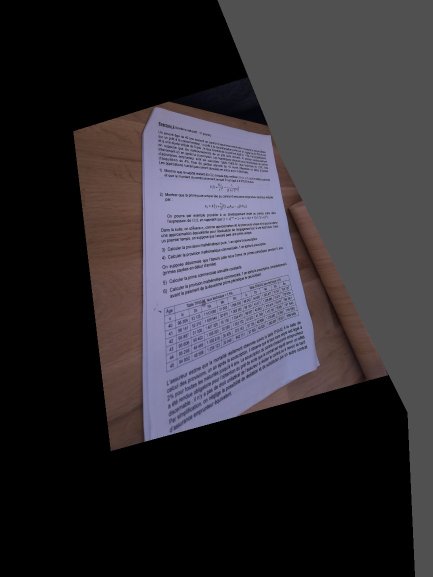
#> input picture autofocus_photo.jpg, 865 x 1153 px (shown at 1/2 size)
$ python -i page_detector.py   (imports and definitions only)
#> lines starting #> are read from the running program, lines starting #| are printed output that depends on the picture; after the words box and inside, x2 and y2 are one past the last pixel; in counts of white or black regions, pixels touching at a corner belong together
#> further down, picture is the input picture: shape (1153, 865, 3); mean B, G, R 53.1, 48, 51
import cv2
import numpy as np
import os
import math

PREVIEW_THRESHOLD = 0.45
AUTO_CAPTURE_THRESHOLD = 0.85
A4_WARP_THRESHOLD = 0.80

try:
    from ultralytics import YOLO
    ULTRALYTICS_AVAILABLE = True
except ImportError:
    ULTRALYTICS_AVAILABLE = False

class PageDetector:
    def __init__(self):
        self.yolo_model = None
        self.weights_path = os.path.join(
            os.path.dirname(__file__),
            "data", "weights", "page_detector", "best.pt"
        )
        self._load_custom_yolo()

    def _load_custom_yolo(self):
        if not ULTRALYTICS_AVAILABLE:
            print("PageDetector: ultralytics package not installed. Using OpenCV fallback.")
            return

        if os.path.exists(self.weights_path):
            try:
                self.yolo_model = YOLO(self.weights_path)
                print(f"PageDetector: Successfully loaded custom weights from {self.weights_path}")
            except Exception as e:
                print(f"PageDetector: Failed to load YOLO weights: {e}")
                self.yolo_model = None
        else:
            print("PageDetector: No custom page detector weights found. Using OpenCV fallback only.")

    def detect_page(self, image: np.ndarray, mode: str = "preview") -> dict:
        """
        Detects an A4 page and returns validation metadata.
        mode: "preview" (loose validation) or "strict" (conservative validation).
        """
#> called with mode = 'preview'
        if image is None:
            return self._build_empty_response("no_page_detected", "Image is None")

        h, w = image.shape[:2]
#> h = 1153; w = 865

        # 1. Try Custom YOLO Segmentation
        if self.yolo_model is not None:
            yolo_result = self._yolo_detect(image, w, h, mode)
            if yolo_result["page_detected"]:
                return yolo_result

        # 2. Fallback to OpenCV
        opencv_result = self._opencv_detect(image, w, h, mode)
        if opencv_result["page_detected"] or opencv_result["decision"] == "not_safe_to_warp":
            return opencv_result

        # 3. Explicit Failure
        return self._build_empty_response("no_page_detected", "Neither YOLO nor OpenCV found a valid page.")

    def _build_empty_response(self, decision: str, reason: str) -> dict:
        return {
            "page_detected": False,
            "confidence": 0.0,
            "method": "none",
            "corners": None,
            "mask_available": False,
            "a4_geometry_score": 0.0,
            "area_ratio": 0.0,
            "decision": decision,
            "reason": reason
        }

    # [29 lines left out: function _yolo_detect, not called in this run]

    def _opencv_detect(self, image: np.ndarray, w: int, h: int, mode: str) -> dict:
#> called with w = 865, h = 1153, mode = 'preview'
        orig_h, orig_w = h, w
#> orig_h = 1153; orig_w = 865
        ratio = orig_w / 640.0
#> ratio = 1.35
        new_h = int(orig_h / ratio)
#> new_h = 853
        resized = cv2.resize(image, (640, new_h))
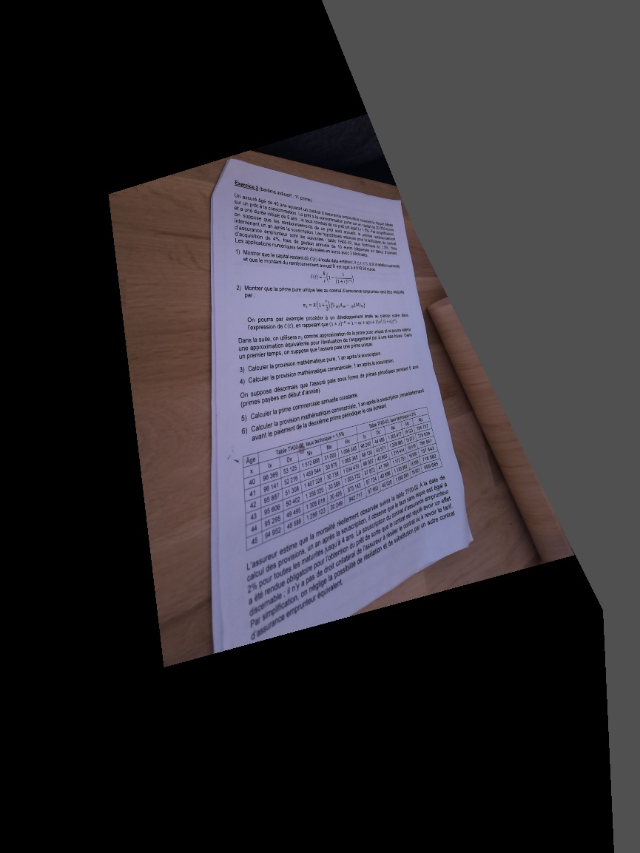
#> resized: shape (853, 640, 3); mean B, G, R 53.1, 47.9, 51

        gray = cv2.cvtColor(resized, cv2.COLOR_BGR2GRAY)
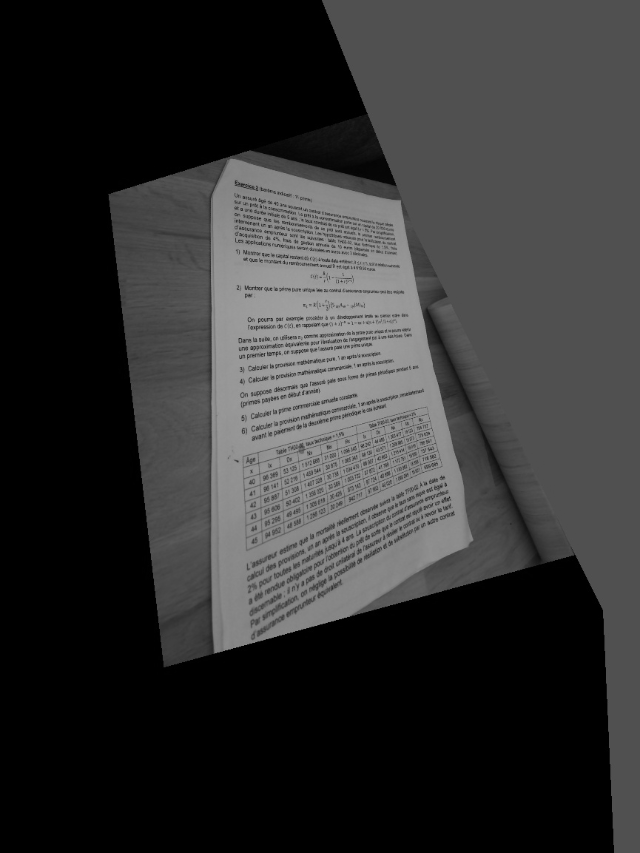
#> gray: shape (853, 640); min 0, max 165, mean 49.4
        blurred = cv2.GaussianBlur(gray, (7, 7), 0)

        median = np.median(blurred)
#> median = 56
        lower = int(max(0, 0.7 * median))
#> lower = 39
        upper = int(min(255, 1.3 * median))
#> upper = 72
        edged = cv2.Canny(blurred, lower, upper)
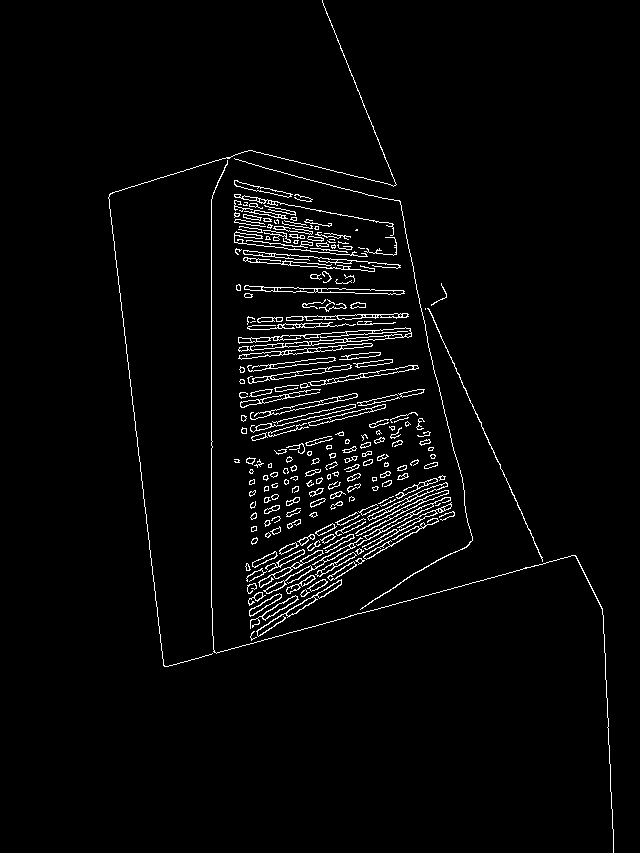
#> edged: shape (853, 640); 3% white in thin lines or dots, all inside (x1, y1, x2, y2) = (108, 0, 614, 853)

        kernel = cv2.getStructuringElement(cv2.MORPH_RECT, (5, 5))
        edged = cv2.morphologyEx(edged, cv2.MORPH_CLOSE, kernel)
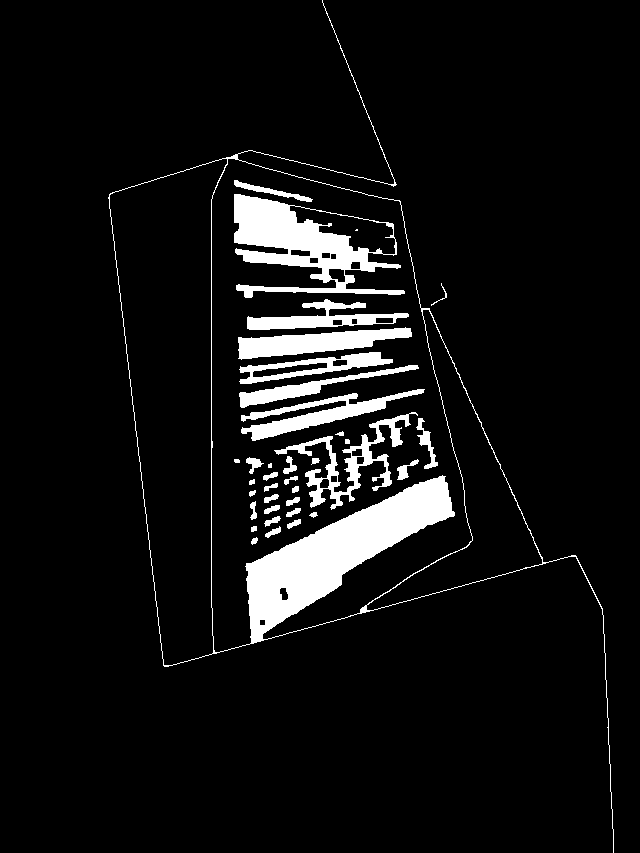
#> edged: shape (853, 640); 7.1% white; 37 white regions (2 under 20 px)

        last_fail_res = None
        contours, _ = cv2.findContours(edged, cv2.RETR_EXTERNAL, cv2.CHAIN_APPROX_SIMPLE)
#> contours = 2 contours, 1 with area under 20; largest, box (x1, y1, x2, y2) and area: (108, 0, 614, 853) 147940
        if not contours:
            return self._build_empty_response("no_page_detected", "OpenCV found no contours.")

        contours = sorted(contours, key=cv2.contourArea, reverse=True)
        for i, c in enumerate(contours[:5]):
            area = cv2.contourArea(c)
            threshold = 640 * new_h * 0.02
            print(f"Contour {i}: Area={area:.1f}, Threshold={threshold:.1f}")
            # Minimum area for OpenCV to even consider it (2% of resized frame)
            if area > threshold:
                hull = cv2.convexHull(c)
                peri = cv2.arcLength(hull, True)
                for eps in np.linspace(0.02, 0.1, 10):
                    approx = cv2.approxPolyDP(hull, eps * peri, True)
                    if len(approx) == 4:
                        pts = approx.reshape(4, 2)
                        rect = self._order_points(pts)
                        rect *= ratio

                        raw_conf = 0.85 # OpenCV gets a flat base confidence if it finds a good shape
                        res = self._validate_and_build_response(rect, w, h, raw_conf, mode, "opencv_fallback", mask_available=False)
                        if res["page_detected"]:
                            return res
                        last_fail_res = res
#> this loop made 2 passes
#> (threshold, peri) on pass 1: (10918.4, 2163.6)
#> threshold on pass 2: 10918.4
#| Contour 0: Area=147940.5, Threshold=10918.4
#| Contour 1: Area=12.0, Threshold=10918.4

        if last_fail_res:
            return last_fail_res
        return self._build_empty_response("no_page_detected", "OpenCV failed to find a valid 4-point polygon.")

    def _validate_and_build_response(self, corners: np.ndarray, w: int, h: int, raw_conf: float, mode: str, method: str, mask_available: bool) -> dict:
        """Applies strong geometric validation gates based on mode."""
        pts = np.array(corners, dtype=np.float32)

        # 1. Ensure exactly 4 corners
        if len(pts) != 4:
            return self._build_empty_response("no_page_detected", "Not exactly 4 corners.")

        # 2. Ensure contour is convex
        if not cv2.isContourConvex(pts.astype(np.int32)):
            return self._build_empty_response("no_page_detected", "Contour is not convex.")

        # 3. Calculate Geometry & Ratios
        w_top = np.linalg.norm(pts[0] - pts[1])
        w_bottom = np.linalg.norm(pts[3] - pts[2])
        h_left = np.linalg.norm(pts[0] - pts[3])
        h_right = np.linalg.norm(pts[1] - pts[2])

        max_w = max(w_top, w_bottom)
        max_h = max(h_left, h_right)

        if max_w == 0 or max_h == 0:
            return self._build_empty_response("no_page_detected", "Degenerate corners (zero width/height).")

        area = max_w * max_h
        frame_area = w * h
        area_ratio = float(area / frame_area)

        aspect = max_h / max_w
        aspect_diff = abs(aspect - 1.414)

        # Check if opposite sides are reasonably parallel
        w_ratio = min(w_top, w_bottom) / max(w_top, w_bottom)
        h_ratio = min(h_left, h_right) / max(h_left, h_right)

        # Calculate geometry score (1.0 is perfect)
        geom_score = 1.0 - (aspect_diff * 1.5) - ((1.0 - w_ratio) * 0.5) - ((1.0 - h_ratio) * 0.5)
        geom_score = max(0.0, min(1.0, float(geom_score)))

        # Adjust confidence based on geometry
        final_conf = raw_conf * geom_score

        # Strict mode validation
        if mode == "strict":
            if area_ratio < 0.15:
                return self._build_empty_response("not_safe_to_warp", f"Area ratio too small ({area_ratio:.2f} < 0.15).")
            if aspect_diff > 0.4:
                return self._build_empty_response("not_safe_to_warp", f"Aspect ratio too far from A4 ({aspect:.2f}).")
            if w_ratio < 0.7 or h_ratio < 0.7:
                return self._build_empty_response("not_safe_to_warp", "Perspective distortion too extreme.")
            if final_conf < A4_WARP_THRESHOLD:
                return self._build_empty_response("not_safe_to_warp", f"Confidence too low for strict warp ({final_conf:.2f} < {A4_WARP_THRESHOLD}).")

            decision = "safe_to_warp"

        # Preview mode validation
        else:
            if area_ratio < 0.05:
                return self._build_empty_response("no_page_detected", "Area ratio too small for preview.")
            if final_conf < PREVIEW_THRESHOLD:
                return self._build_empty_response("no_page_detected", f"Confidence too low for preview ({final_conf:.2f} < {PREVIEW_THRESHOLD}).")

            decision = "preview_overlay"

        return {
            "page_detected": True,
            "confidence": float(final_conf),
            "method": method,
            "corners": pts.tolist(),
            "mask_available": mask_available,
            "a4_geometry_score": float(geom_score),
            "area_ratio": float(area_ratio),
            "decision": decision,
            "reason": "Validation passed."
        }

    # [17 lines left out: function _mask_to_quad, not called in this run]

    def _order_points(self, pts):
        rect = np.zeros((4, 2), dtype="float32")
        s = pts.sum(axis=1)
        rect[0] = pts[np.argmin(s)]
        rect[2] = pts[np.argmax(s)]
        diff = np.diff(pts, axis=1)
        rect[1] = pts[np.argmin(diff)]
        rect[3] = pts[np.argmax(diff)]
        return rect

# Global singleton
page_detector = PageDetector()

>>> import cv2
>>> picture = cv2.imread('../autofocus_photo.jpg')
>>> result = PageDetector().detect_page(picture)
#> in detect_page, `opencv_result = self._opencv_detect(image, w, h, mode)`: opencv_result = 9 items
#> result = 9 items
